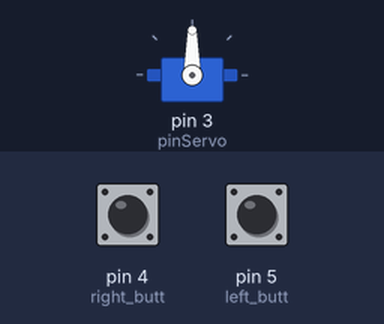
Bench run of a sketch on a simulated Arduino Uno, built with avr-gcc and run on an emulated ATmega328P. Shown: servo. The test bench sets the inputs (shaded band); at power-on: pin 5 (left_butt) LOW, pin 4 (right_butt) LOW.

Above: at 1.2 s.
1.3 s: pin 5 (left_butt) pulled HIGH for 1 s
At 1.45 s:
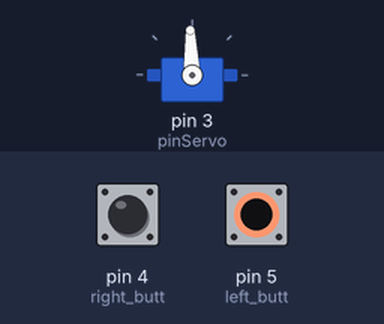
4.3 s: pin 4 (right_butt) pulled HIGH for 3.2 s
At 7.9 s:
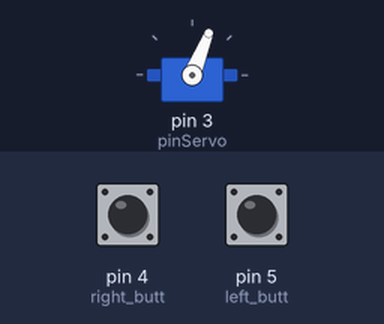
9.0 s: pin 4 (right_butt) pulled HIGH for 1 s
At 9.15 s:
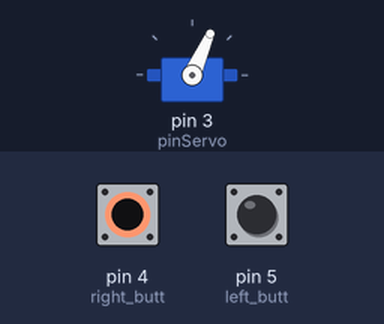
12.0 s: pin 4 (right_butt) pulled HIGH for 3.2 s
At 16.3 s:
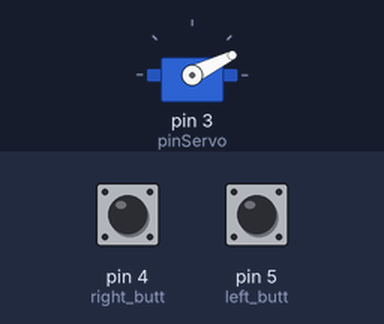
16.7 s: pin 4 (right_butt) pulled HIGH for 1 s
At 16.86 s:
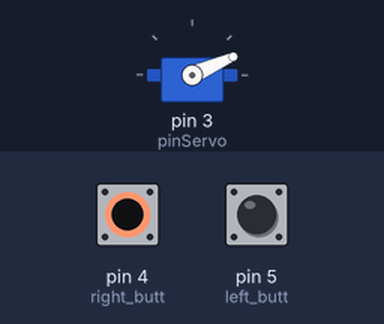
19.7 s: pin 5 (left_butt) pulled HIGH for 3.2 s
At 23.7 s:
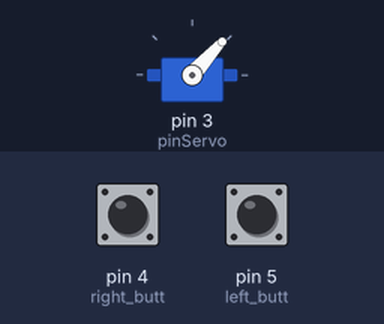
Timing chart, 0 to 25.2 s (numbered marks = the images above; inputs shaded):
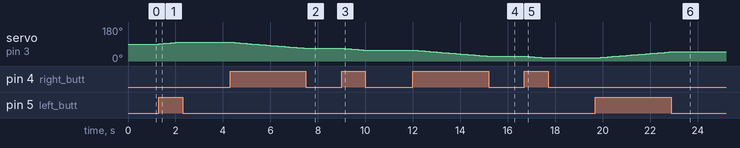

Measured:
- after the input at 1.3 s, servo on pin 3 (pinServo): moves from 90° to 100° over 0.90 s, starting at once
- after the input at 4.3 s, servo on pin 3 (pinServo): moves from 100° to 68° over 3.1 s, starting at once
- after the input at 9.0 s, servo on pin 3 (pinServo): moves from 68° to 58° over 0.90 s, starting at once
- after the input at 12.0 s, servo on pin 3 (pinServo): moves from 58° to 26° over 3.1 s, starting at once
- after the input at 16.7 s, servo on pin 3 (pinServo): moves from 26° to 16° over 0.90 s, starting at once
- after the input at 19.7 s, servo on pin 3 (pinServo): moves from 16° to 48° over 3.1 s, starting at once

The sketch:

test_arduino_control_buttons.ino
```cpp
#include <Servo.h>

#define pinServo 3
#define right_butt 4
#define left_butt 5

Servo myservo;
int angle = 90;


void setup()
{
  myservo.attach(pinServo);

  pinMode(left_butt, INPUT);
  pinMode(right_butt, INPUT);
}

void loop()
{
  if(digitalRead(left_butt) == 1)
    if (angle != 0)
    	angle += 1;
  if(digitalRead(right_butt) == 1)
    if (angle != 180)
    	angle -= 1;

  myservo.write(angle);
  delay(100);
}
```
